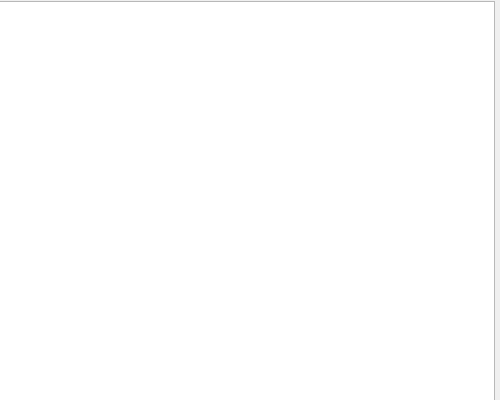
<?xml version="1.0" encoding="UTF-8"?>
<ui version="4.0">
 <class>Form</class>
 <widget class="QWidget" name="Form">
  <property name="geometry">
   <rect>
    <x>0</x>
    <y>0</y>
    <width>500</width>
    <height>400</height>
   </rect>
  </property>
  <property name="windowTitle">
   <string>Form</string>
  </property>
  <widget class="QTableView" name="tableView">
   <property name="geometry">
    <rect>
     <x>-5</x>
     <y>1</y>
     <width>500</width>
     <height>400</height>
    </rect>
   </property>
  </widget>
 </widget>
 <resources/>
 <connections/>
</ui>
